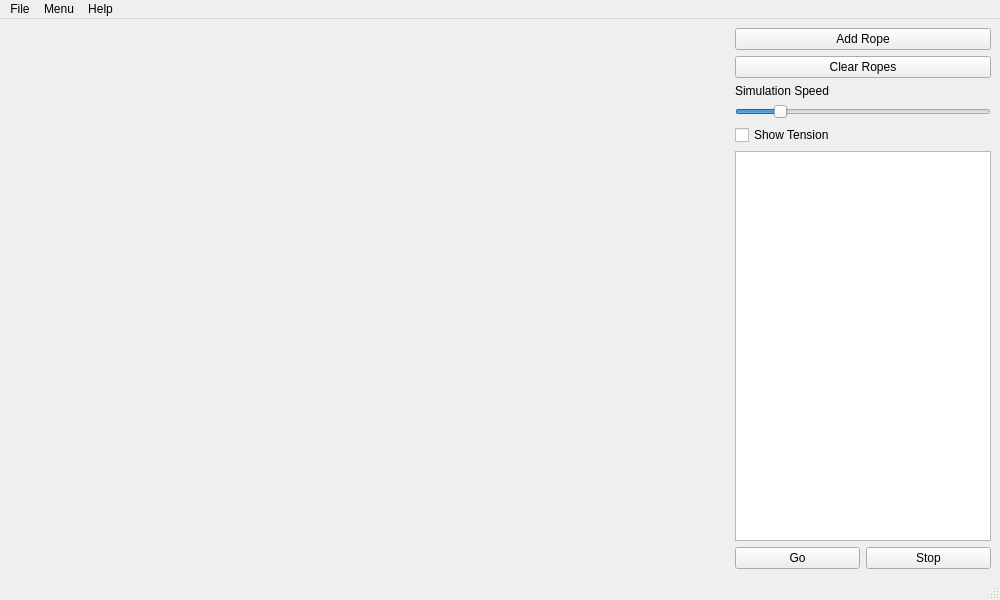
<?xml version="1.0" encoding="UTF-8"?>
<ui version="4.0">
 <class>MainWindow</class>
 <widget class="QMainWindow" name="MainWindow">
  <property name="geometry">
   <rect>
    <x>0</x>
    <y>0</y>
    <width>1000</width>
    <height>600</height>
   </rect>
  </property>
  <property name="windowTitle">
   <string>MainWindow</string>
  </property>
  <widget class="QWidget" name="centralwidget">
   <layout class="QHBoxLayout" name="horizontalLayout_2">
    <item>
     <widget class="OSGWidget" name="graphics" native="true">
      <property name="sizePolicy">
       <sizepolicy hsizetype="Preferred" vsizetype="Preferred">
        <horstretch>1</horstretch>
        <verstretch>1</verstretch>
       </sizepolicy>
      </property>
      <property name="minimumSize">
       <size>
        <width>150</width>
        <height>0</height>
       </size>
      </property>
     </widget>
    </item>
    <item>
     <layout class="QVBoxLayout" name="verticalLayout">
      <item>
       <widget class="QPushButton" name="mAddButton">
        <property name="minimumSize">
         <size>
          <width>50</width>
          <height>0</height>
         </size>
        </property>
        <property name="text">
         <string>Add Rope</string>
        </property>
       </widget>
      </item>
      <item>
       <widget class="QPushButton" name="mButtonClear">
        <property name="text">
         <string>Clear Ropes</string>
        </property>
       </widget>
      </item>
      <item>
       <widget class="QLabel" name="label">
        <property name="text">
         <string>Simulation Speed</string>
        </property>
       </widget>
      </item>
      <item>
       <widget class="QSlider" name="mSimSpeedSlider">
        <property name="minimum">
         <number>15</number>
        </property>
        <property name="maximum">
         <number>400</number>
        </property>
        <property name="value">
         <number>75</number>
        </property>
        <property name="orientation">
         <enum>Qt::Horizontal</enum>
        </property>
       </widget>
      </item>
      <item>
       <widget class="QCheckBox" name="mShowTension">
        <property name="text">
         <string>Show Tension</string>
        </property>
       </widget>
      </item>
      <item>
       <widget class="QListWidget" name="mRopeListWidget"/>
      </item>
      <item>
       <layout class="QHBoxLayout" name="horizontalLayout">
        <item>
         <widget class="QPushButton" name="mButtonRun">
          <property name="text">
           <string>Go</string>
          </property>
         </widget>
        </item>
        <item>
         <widget class="QPushButton" name="mButtonStop">
          <property name="text">
           <string>Stop</string>
          </property>
         </widget>
        </item>
       </layout>
      </item>
     </layout>
    </item>
   </layout>
  </widget>
  <widget class="QMenuBar" name="menubar">
   <property name="geometry">
    <rect>
     <x>0</x>
     <y>0</y>
     <width>1000</width>
     <height>21</height>
    </rect>
   </property>
   <widget class="QMenu" name="menuFile">
    <property name="title">
     <string>File</string>
    </property>
    <addaction name="actionQuit"/>
   </widget>
   <widget class="QMenu" name="menuHelp">
    <property name="title">
     <string>Help</string>
    </property>
   </widget>
   <widget class="QMenu" name="menuMenu">
    <property name="title">
     <string>Menu</string>
    </property>
   </widget>
   <addaction name="menuFile"/>
   <addaction name="menuMenu"/>
   <addaction name="menuHelp"/>
  </widget>
  <widget class="QStatusBar" name="statusbar"/>
  <action name="actionQuit">
   <property name="text">
    <string>Quit</string>
   </property>
   <property name="shortcut">
    <string>Ctrl+Q</string>
   </property>
  </action>
 </widget>
 <customwidgets>
  <customwidget>
   <class>OSGWidget</class>
   <extends>QWidget</extends>
   <header>osgwidget.h</header>
   <container>1</container>
  </customwidget>
 </customwidgets>
 <resources/>
 <connections/>
</ui>
